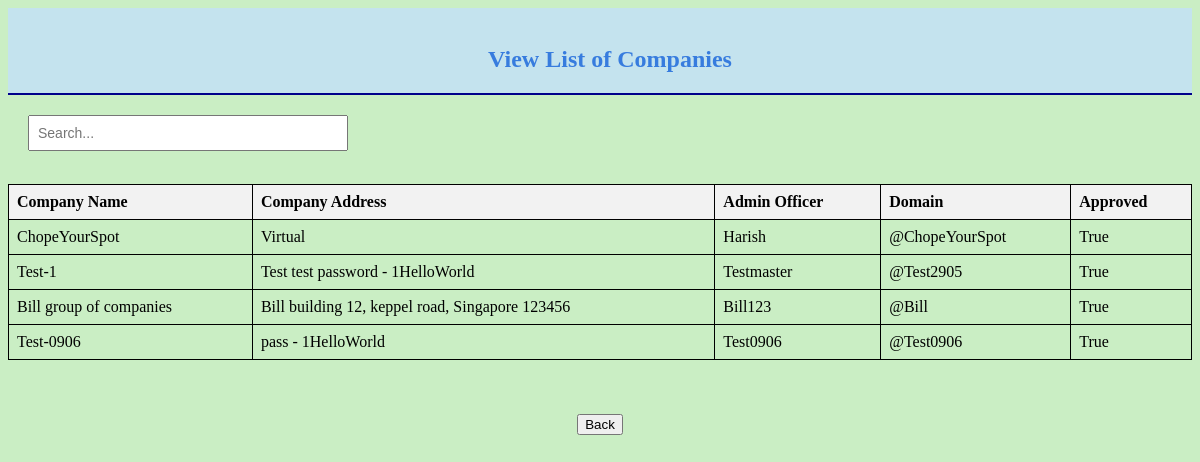
The app's page /System_Admin/viewlistofcompanies with its own data.
### login/models.py (models this page shows, shortened)
class registeredDomains(models.Model):
    company_name = models.CharField(max_length=30)
    company_Address = models.CharField(max_length=50)
    admin_officer = models.CharField(max_length=30)
    domain = models.CharField(max_length=30)
    approved =  models.BooleanField(default=False)

### System_Admin/views.py (the view)
# urls.py: path('viewlistofcompanies',views.viewlistofcompanies, name = 'viewlistofcompanies'),
@never_cache
def viewlistofcompanies(request):
    companies = registeredDomains.objects.all()
    is_empty = not companies.exists()  # Check if queryset is empty
    return render(request, 'viewlistofcompanies.html', {'companies': companies, 'is_empty': is_empty})

### System_Admin/templates/viewlistofcompanies.html (shortened to what this page needs)
{% load static %}
<!DOCTYPE html>
<html>
    <head>
    </head>
    <body bgcolor = #CAEEC4>
        <div class = "heading">
            <br>
            <font color = #377CDE><h2 style="padding-left: 20px;" id = "unamefield">View List of Companies</h2></font>
            <hr color=#00008B>
        </div>
        {% if not is_empty %}
        <div class="search-container">
            <input type="text" id="searchInput" placeholder="Search..." onkeyup="searchTable()">
        </div>
        {% endif %}
        <div class = "content">
            <br>
            {% if is_empty %}
            <p><font color = "red"> No Records Found! </font></p>
            {% else %}
            <table border="1" id="dataTable">
                <thead>
                    <tr>
                        <th>Company Name</th>
                        <th>Company Address</th>
                        <th>Admin Officer</th>
                        <th>Domain</th>
                        <th>Approved</th>
                    </tr>
                </thead>
                <tbody>
                    {% for cpmny in companies %}
                    <tr>
                        <td>{{ cpmny.company_name }}</td>
                        <td>{{ cpmny.company_Address|default:"-" }}</td>
                        <td>{{ cpmny.admin_officer|default:"-" }}</td>
                        <td>{{ cpmny.domain|default:"-" }}</td>
                        <td>{{ cpmny.approved|default:"<font color = 'red'>Not Approved</font>" }}</td>
                    </tr>
                    {% endfor %}
                </tbody>
            </table>
            {% endif %}
            <br><br><br>
            <a href = "./"><input type="button" id = "Back" name = "Back" value="Back"></a> <br>
        </div>
    </body>
</html>

### System_Admin/templates/viewlistofcompanies.html (style rules this page uses)
.heading { background-color: rgb(196, 227, 238); text-align: center; }
.content { text-align: center; }
.search-container { text-align: left; margin-bottom: 15px; margin-top: 20px; margin-left: 20px; }
.search-container input { width: 300px; padding: 8px; font-size: 14px; }
table { width: 100%; border-collapse: collapse; }
th, td { padding: 8px; text-align: left; border: 1px solid rgb(0, 0, 0); word-wrap: break-word; overflow-wrap: break-word; word-break: break-all; }
th { background-color: #f2f2f2; }

### records on screen
registeredDomains: company_name "ChopeYourSpot", company_Address "Virtual", admin_officer "Harish", domain "@ChopeYourSpot", approved "True"
registeredDomains: company_name "Test-1", company_Address "Test test password - 1HelloWorld", admin_officer "Testmaster", domain "@Test2905", approved "True"
registeredDomains: company_name "Bill group of companies", company_Address "Bill building 12, keppel road, Singapore 123456", admin_officer "Bill123", domain "@Bill", approved "True"
registeredDomains: company_name "Test-0906", company_Address "pass - 1HelloWorld", admin_officer "Test0906", domain "@Test0906", approved "True"
